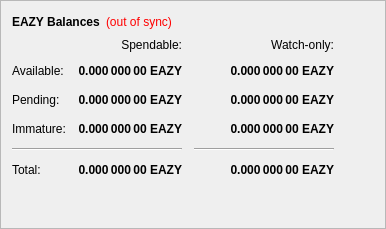
        <widget class="QFrame" name="frame">
         <property name="frameShape">
          <enum>QFrame::StyledPanel</enum>
         </property>
         <property name="frameShadow">
          <enum>QFrame::Raised</enum>
         </property>
         <layout class="QVBoxLayout" name="verticalLayout_4">
          <item>
           <layout class="QHBoxLayout" name="horizontalLayout_4">
            <item>
             <widget class="QLabel" name="label_5">
              <property name="font">
               <font>
                <weight>75</weight>
                <bold>true</bold>
               </font>
              </property>
              <property name="text">
               <string>EAZY Balances</string>
              </property>
             </widget>
            </item>
            <item>
             <widget class="QLabel" name="labelWalletStatus">
              <property name="cursor">
               <cursorShape>WhatsThisCursor</cursorShape>
              </property>
              <property name="toolTip">
               <string>The displayed information may be out of date. Your wallet automatically synchronizes with the Eazy network after a connection is established, but this process has not completed yet.</string>
              </property>
              <property name="styleSheet">
               <string notr="true">QLabel { color: red; }</string>
              </property>
              <property name="text">
               <string notr="true">(out of sync)</string>
              </property>
              <property name="alignment">
               <set>Qt::AlignLeading|Qt::AlignLeft|Qt::AlignVCenter</set>
              </property>
             </widget>
            </item>
            <item>
             <spacer name="horizontalSpacer_3">
              <property name="orientation">
               <enum>Qt::Horizontal</enum>
              </property>
              <property name="sizeHint" stdset="0">
               <size>
                <width>40</width>
                <height>20</height>
               </size>
              </property>
             </spacer>
            </item>
           </layout>
          </item>
          <item>
           <layout class="QGridLayout" name="gridLayout">
            <property name="spacing">
             <number>12</number>
            </property>
            <item row="2" column="2">
             <widget class="QLabel" name="labelWatchPending">
              <property name="font">
               <font>
                <weight>75</weight>
                <bold>true</bold>
               </font>
              </property>
              <property name="cursor">
               <cursorShape>IBeamCursor</cursorShape>
              </property>
              <property name="toolTip">
               <string>Unconfirmed transactions to watch-only addresses</string>
              </property>
              <property name="text">
               <string notr="true">0.000 000 00 EAZY</string>
              </property>
              <property name="alignment">
               <set>Qt::AlignRight|Qt::AlignTrailing|Qt::AlignVCenter</set>
              </property>
              <property name="textInteractionFlags">
               <set>Qt::LinksAccessibleByMouse|Qt::TextSelectableByKeyboard|Qt::TextSelectableByMouse</set>
              </property>
             </widget>
            </item>
            <item row="2" column="1">
             <widget class="QLabel" name="labelUnconfirmed">
              <property name="font">
               <font>
                <weight>75</weight>
                <bold>true</bold>
               </font>
              </property>
              <property name="cursor">
               <cursorShape>IBeamCursor</cursorShape>
              </property>
              <property name="toolTip">
               <string>Total of transactions that have yet to be confirmed, and do not yet count toward the spendable balance</string>
              </property>
              <property name="text">
               <string notr="true">0.000 000 00 EAZY</string>
              </property>
              <property name="alignment">
               <set>Qt::AlignRight|Qt::AlignTrailing|Qt::AlignVCenter</set>
              </property>
              <property name="textInteractionFlags">
               <set>Qt::LinksAccessibleByMouse|Qt::TextSelectableByKeyboard|Qt::TextSelectableByMouse</set>
              </property>
             </widget>
            </item>
            <item row="3" column="2">
             <widget class="QLabel" name="labelWatchImmature">
              <property name="font">
               <font>
                <weight>75</weight>
                <bold>true</bold>
               </font>
              </property>
              <property name="cursor">
               <cursorShape>IBeamCursor</cursorShape>
              </property>
              <property name="toolTip">
               <string>Staked or masternode rewards in watch-only addresses that has not yet matured</string>
              </property>
              <property name="text">
               <string notr="true">0.000 000 00 EAZY</string>
              </property>
              <property name="alignment">
               <set>Qt::AlignRight|Qt::AlignTrailing|Qt::AlignVCenter</set>
              </property>
              <property name="textInteractionFlags">
               <set>Qt::LinksAccessibleByMouse|Qt::TextSelectableByKeyboard|Qt::TextSelectableByMouse</set>
              </property>
             </widget>
            </item>
            <item row="4" column="0" colspan="2">
             <widget class="Line" name="lineSpendableBalance">
              <property name="orientation">
               <enum>Qt::Horizontal</enum>
              </property>
             </widget>
            </item>
            <item row="4" column="2">
             <widget class="Line" name="lineWatchBalance">
              <property name="sizePolicy">
               <sizepolicy hsizetype="Preferred" vsizetype="Fixed">
                <horstretch>0</horstretch>
                <verstretch>0</verstretch>
               </sizepolicy>
              </property>
              <property name="minimumSize">
               <size>
                <width>140</width>
                <height>0</height>
               </size>
              </property>
              <property name="orientation">
               <enum>Qt::Horizontal</enum>
              </property>
             </widget>
            </item>
            <item row="5" column="0">
             <widget class="QLabel" name="labelTotalText">
              <property name="text">
               <string>Total:</string>
              </property>
             </widget>
            </item>
            <item row="3" column="1">
             <widget class="QLabel" name="labelImmature">
              <property name="font">
               <font>
                <weight>75</weight>
                <bold>true</bold>
               </font>
              </property>
              <property name="cursor">
               <cursorShape>IBeamCursor</cursorShape>
              </property>
              <property name="toolTip">
               <string>Staked or masternode rewards that has not yet matured</string>
              </property>
              <property name="text">
               <string notr="true">0.000 000 00 EAZY</string>
              </property>
              <property name="alignment">
               <set>Qt::AlignRight|Qt::AlignTrailing|Qt::AlignVCenter</set>
              </property>
              <property name="textInteractionFlags">
               <set>Qt::LinksAccessibleByMouse|Qt::TextSelectableByKeyboard|Qt::TextSelectableByMouse</set>
              </property>
             </widget>
            </item>
            <item row="2" column="3">
             <spacer name="horizontalSpacer_2">
              <property name="orientation">
               <enum>Qt::Horizontal</enum>
              </property>
              <property name="sizeHint" stdset="0">
               <size>
                <width>40</width>
                <height>20</height>
               </size>
              </property>
             </spacer>
            </item>
            <item row="3" column="0">
             <widget class="QLabel" name="labelImmatureText">
              <property name="text">
               <string>Immature:</string>
              </property>
             </widget>
            </item>
            <item row="5" column="1">
             <widget class="QLabel" name="labelTotal">
              <property name="font">
               <font>
                <weight>75</weight>
                <bold>true</bold>
               </font>
              </property>
              <property name="cursor">
               <cursorShape>IBeamCursor</cursorShape>
              </property>
              <property name="toolTip">
               <string>Your current total balance</string>
              </property>
              <property name="text">
               <string notr="true">0.000 000 00 EAZY</string>
              </property>
              <property name="alignment">
               <set>Qt::AlignRight|Qt::AlignTrailing|Qt::AlignVCenter</set>
              </property>
              <property name="textInteractionFlags">
               <set>Qt::LinksAccessibleByMouse|Qt::TextSelectableByKeyboard|Qt::TextSelectableByMouse</set>
              </property>
             </widget>
            </item>
            <item row="5" column="2">
             <widget class="QLabel" name="labelWatchTotal">
              <property name="font">
               <font>
                <weight>75</weight>
                <bold>true</bold>
               </font>
              </property>
              <property name="cursor">
               <cursorShape>IBeamCursor</cursorShape>
              </property>
              <property name="toolTip">
               <string>Current total balance in watch-only addresses</string>
              </property>
              <property name="text">
               <string notr="true">0.000 000 00 EAZY</string>
              </property>
              <property name="alignment">
               <set>Qt::AlignRight|Qt::AlignTrailing|Qt::AlignVCenter</set>
              </property>
              <property name="textInteractionFlags">
               <set>Qt::LinksAccessibleByMouse|Qt::TextSelectableByKeyboard|Qt::TextSelectableByMouse</set>
              </property>
             </widget>
            </item>
            <item row="0" column="2">
             <widget class="QLabel" name="labelWatchonly">
              <property name="text">
               <string>Watch-only:</string>
              </property>
              <property name="alignment">
               <set>Qt::AlignRight|Qt::AlignTrailing|Qt::AlignVCenter</set>
              </property>
             </widget>
            </item>
            <item row="1" column="0">
             <widget class="QLabel" name="labelBalanceText">
              <property name="text">
               <string>Available:</string>
              </property>
             </widget>
            </item>
            <item row="1" column="1">
             <widget class="QLabel" name="labelBalance">
              <property name="font">
               <font>
                <weight>75</weight>
                <bold>true</bold>
               </font>
              </property>
              <property name="cursor">
               <cursorShape>IBeamCursor</cursorShape>
              </property>
              <property name="toolTip">
               <string>Your current spendable balance</string>
              </property>
              <property name="text">
               <string notr="true">0.000 000 00 EAZY</string>
              </property>
              <property name="alignment">
               <set>Qt::AlignRight|Qt::AlignTrailing|Qt::AlignVCenter</set>
              </property>
              <property name="textInteractionFlags">
               <set>Qt::LinksAccessibleByMouse|Qt::TextSelectableByKeyboard|Qt::TextSelectableByMouse</set>
              </property>
             </widget>
            </item>
            <item row="1" column="2">
             <widget class="QLabel" name="labelWatchAvailable">
              <property name="font">
               <font>
                <weight>75</weight>
                <bold>true</bold>
               </font>
              </property>
              <property name="cursor">
               <cursorShape>IBeamCursor</cursorShape>
              </property>
              <property name="toolTip">
               <string>Your current balance in watch-only addresses</string>
              </property>
              <property name="text">
               <string notr="true">0.000 000 00 EAZY</string>
              </property>
              <property name="alignment">
               <set>Qt::AlignRight|Qt::AlignTrailing|Qt::AlignVCenter</set>
              </property>
              <property name="textInteractionFlags">
               <set>Qt::LinksAccessibleByMouse|Qt::TextSelectableByKeyboard|Qt::TextSelectableByMouse</set>
              </property>
             </widget>
            </item>
            <item row="2" column="0">
             <widget class="QLabel" name="labelPendingText">
              <property name="text">
               <string>Pending:</string>
              </property>
             </widget>
            </item>
            <item row="0" column="1">
             <widget class="QLabel" name="labelSpendable">
              <property name="text">
               <string>Spendable:</string>
              </property>
              <property name="alignment">
               <set>Qt::AlignRight|Qt::AlignTrailing|Qt::AlignVCenter</set>
              </property>
             </widget>
            </item>
           </layout>
          </item>
          <item>
           <spacer name="verticalSpacer_4">
            <property name="orientation">
             <enum>Qt::Vertical</enum>
            </property>
            <property name="sizeHint" stdset="0">
             <size>
              <width>20</width>
              <height>40</height>
             </size>
            </property>
           </spacer>
          </item>
         </layout>
        </widget>
